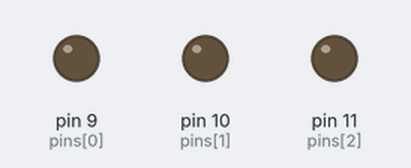
The sketch below on a simulated Arduino Uno, built with avr-gcc and run on an emulated ATmega328P. Shown: output pins drawn as LEDs (lit = HIGH).

Above: at 0.05 s.
At 1.4 s:
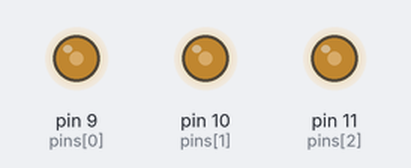
At 2.8 s:
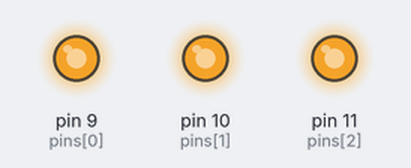
At 4.15 s:
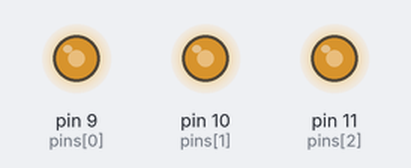
At 5.55 s:
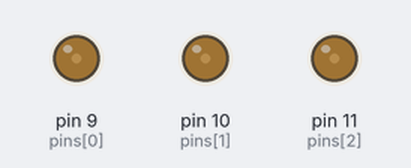
Timing chart, 0 to 8.0 s (numbered marks = the images above):
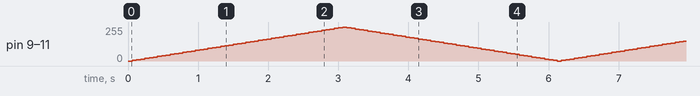

The sketch:

rgb_breath_from_net.ino
```cpp
int pins[] = {9,10,11};
int length = sizeof(pins) / sizeof(int);

//想实现呼吸灯效果 需用到支持PWM的引脚
void setup() {

}

void loop() {
  int flag = 0; //渐亮渐暗状态切换
  int sped = 5; //步长
  for (int fadeValue = 0 ; fadeValue <= 255; ) {
      for(int i=0;i<length;i++){
            analogWrite(pins[i], fadeValue); //analogWrite PWM输出0~255
        }
      delay(60);
      if(fadeValue >= 255){
        flag = 1;
       }
       if(fadeValue <= 0){
          flag = 0;
        }
        if(flag == 1){
          fadeValue -= sped;
        }else{
          fadeValue += sped;
        }
  }
}
```
